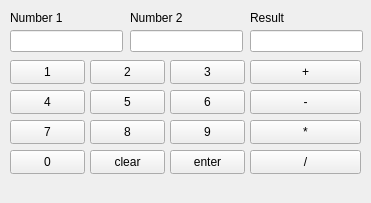
<?xml version="1.0" encoding="UTF-8"?>
<ui version="4.0">
 <class>MainWindow</class>
 <widget class="QMainWindow" name="MainWindow">
  <property name="geometry">
   <rect>
    <x>0</x>
    <y>0</y>
    <width>371</width>
    <height>203</height>
   </rect>
  </property>
  <property name="minimumSize">
   <size>
    <width>371</width>
    <height>203</height>
   </size>
  </property>
  <property name="maximumSize">
   <size>
    <width>371</width>
    <height>203</height>
   </size>
  </property>
  <property name="windowTitle">
   <string>MainWindow</string>
  </property>
  <widget class="QWidget" name="centralwidget">
   <widget class="QPushButton" name="N1">
    <property name="geometry">
     <rect>
      <x>10</x>
      <y>60</y>
      <width>75</width>
      <height>24</height>
     </rect>
    </property>
    <property name="text">
     <string>1</string>
    </property>
   </widget>
   <widget class="QPushButton" name="N2">
    <property name="geometry">
     <rect>
      <x>90</x>
      <y>60</y>
      <width>75</width>
      <height>24</height>
     </rect>
    </property>
    <property name="text">
     <string>2</string>
    </property>
   </widget>
   <widget class="QPushButton" name="N4">
    <property name="geometry">
     <rect>
      <x>10</x>
      <y>90</y>
      <width>75</width>
      <height>24</height>
     </rect>
    </property>
    <property name="text">
     <string>4</string>
    </property>
   </widget>
   <widget class="QPushButton" name="N5">
    <property name="geometry">
     <rect>
      <x>90</x>
      <y>90</y>
      <width>75</width>
      <height>24</height>
     </rect>
    </property>
    <property name="text">
     <string>5</string>
    </property>
   </widget>
   <widget class="QPushButton" name="N8">
    <property name="geometry">
     <rect>
      <x>90</x>
      <y>120</y>
      <width>75</width>
      <height>24</height>
     </rect>
    </property>
    <property name="text">
     <string>8</string>
    </property>
   </widget>
   <widget class="QPushButton" name="N0">
    <property name="geometry">
     <rect>
      <x>10</x>
      <y>150</y>
      <width>75</width>
      <height>24</height>
     </rect>
    </property>
    <property name="text">
     <string>0</string>
    </property>
   </widget>
   <widget class="QPushButton" name="N7">
    <property name="geometry">
     <rect>
      <x>10</x>
      <y>120</y>
      <width>75</width>
      <height>24</height>
     </rect>
    </property>
    <property name="text">
     <string>7</string>
    </property>
   </widget>
   <widget class="QPushButton" name="N9">
    <property name="geometry">
     <rect>
      <x>170</x>
      <y>120</y>
      <width>75</width>
      <height>24</height>
     </rect>
    </property>
    <property name="text">
     <string>9</string>
    </property>
   </widget>
   <widget class="QPushButton" name="N6">
    <property name="geometry">
     <rect>
      <x>170</x>
      <y>90</y>
      <width>75</width>
      <height>24</height>
     </rect>
    </property>
    <property name="text">
     <string>6</string>
    </property>
   </widget>
   <widget class="QPushButton" name="N3">
    <property name="geometry">
     <rect>
      <x>170</x>
      <y>60</y>
      <width>75</width>
      <height>24</height>
     </rect>
    </property>
    <property name="text">
     <string>3</string>
    </property>
   </widget>
   <widget class="QLabel" name="labelNum1">
    <property name="geometry">
     <rect>
      <x>10</x>
      <y>10</y>
      <width>111</width>
      <height>16</height>
     </rect>
    </property>
    <property name="text">
     <string>Number 1</string>
    </property>
   </widget>
   <widget class="QLabel" name="labelNum2">
    <property name="geometry">
     <rect>
      <x>130</x>
      <y>10</y>
      <width>111</width>
      <height>16</height>
     </rect>
    </property>
    <property name="text">
     <string>Number 2</string>
    </property>
   </widget>
   <widget class="QLabel" name="labelResult">
    <property name="geometry">
     <rect>
      <x>250</x>
      <y>10</y>
      <width>49</width>
      <height>16</height>
     </rect>
    </property>
    <property name="text">
     <string>Result</string>
    </property>
   </widget>
   <widget class="QPushButton" name="add">
    <property name="geometry">
     <rect>
      <x>250</x>
      <y>60</y>
      <width>111</width>
      <height>24</height>
     </rect>
    </property>
    <property name="text">
     <string>+</string>
    </property>
   </widget>
   <widget class="QPushButton" name="sub">
    <property name="geometry">
     <rect>
      <x>250</x>
      <y>90</y>
      <width>111</width>
      <height>24</height>
     </rect>
    </property>
    <property name="text">
     <string>-</string>
    </property>
   </widget>
   <widget class="QPushButton" name="mul">
    <property name="geometry">
     <rect>
      <x>250</x>
      <y>120</y>
      <width>111</width>
      <height>24</height>
     </rect>
    </property>
    <property name="text">
     <string>*</string>
    </property>
   </widget>
   <widget class="QPushButton" name="div">
    <property name="geometry">
     <rect>
      <x>250</x>
      <y>150</y>
      <width>111</width>
      <height>24</height>
     </rect>
    </property>
    <property name="text">
     <string>/</string>
    </property>
   </widget>
   <widget class="QPushButton" name="clear">
    <property name="geometry">
     <rect>
      <x>90</x>
      <y>150</y>
      <width>75</width>
      <height>24</height>
     </rect>
    </property>
    <property name="text">
     <string>clear</string>
    </property>
   </widget>
   <widget class="QPushButton" name="enter">
    <property name="geometry">
     <rect>
      <x>170</x>
      <y>150</y>
      <width>75</width>
      <height>24</height>
     </rect>
    </property>
    <property name="text">
     <string>enter</string>
    </property>
   </widget>
   <widget class="QLineEdit" name="num1">
    <property name="geometry">
     <rect>
      <x>10</x>
      <y>30</y>
      <width>113</width>
      <height>22</height>
     </rect>
    </property>
   </widget>
   <widget class="QLineEdit" name="num2">
    <property name="geometry">
     <rect>
      <x>130</x>
      <y>30</y>
      <width>113</width>
      <height>22</height>
     </rect>
    </property>
   </widget>
   <widget class="QLineEdit" name="result">
    <property name="geometry">
     <rect>
      <x>250</x>
      <y>30</y>
      <width>113</width>
      <height>22</height>
     </rect>
    </property>
   </widget>
  </widget>
  <widget class="QMenuBar" name="menubar">
   <property name="geometry">
    <rect>
     <x>0</x>
     <y>0</y>
     <width>371</width>
     <height>22</height>
    </rect>
   </property>
  </widget>
 </widget>
 <resources/>
 <connections/>
</ui>
